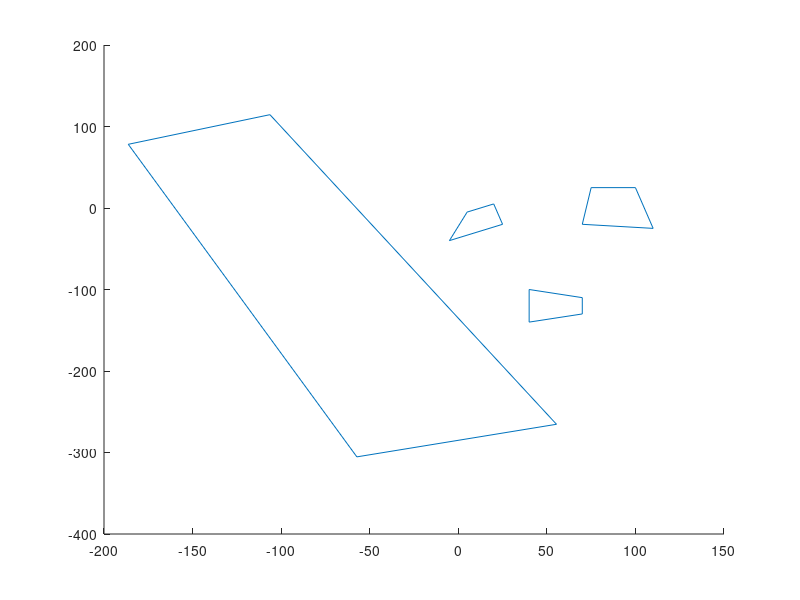

This figure's MATLAB source: (Note: this script raises an error after producing the figure.)
% function out = popup_obstacles(u)

global SetTaskAllocation
global OBS_NUM OBS_VRT vrt_config UNOBS_NUM 


% 
% load Obstacles_LLH.mat

% Obstacles_LLH(:,2:3) = Obstacles_LLH(:,2:3) ;

D2R = pi/180;

scale = 1 ; 

vrt(1,1:2) = [-106.329 114.508]*scale;
vrt(2,1:2) = [55.436 -265.367]*scale;
vrt(3,1:2) = [-57.254 -305.354]*scale;
vrt(4,1:2) = [-186.302 78.156]*scale;
vrt(5,1:2) = [-106.329 114.508]*scale;
vrt(1:5,3) = 1 ; 

vrt(6,1:2) = [40 -100]*scale;
vrt(7,1:2) = [70 -110]*scale;
vrt(8,1:2) = [70 -130]*scale;
vrt(9,1:2) = [40 -140]*scale;
vrt(10,1:2) = [40 -100]*scale;
vrt(6:10,3) = 2 ; 

vrt(11,1:2) = [75 25]*scale;
vrt(12,1:2) = [100 25]*scale;
vrt(13,1:2) = [110 -25]*scale;
vrt(14,1:2) = [70 -20 ]*scale;
vrt(15,1:2) = [75 25]*scale;
vrt(11:15,3) = 3 ; 

vrt(16,1:2) = [5 -5]*scale;
vrt(17,1:2) = [20 5]*scale;
vrt(18,1:2) = [25 -20]*scale;
vrt(19,1:2) = [-5 -40]*scale;
vrt(20,1:2) = [5 -5]*scale;
vrt(16:20,3) = 4 ; 


%%%%%%%%%%%%%%%%%%%%%%%%%%%% Environment and Condition Spec. %%%%%%%%%%%%%%%%%%%%%%%
% known environment.
OBS_NUM = 4;
OBS_VRT = 4;

% unknown environment.
UNOBS_NUM = 0;
UNOBS_VRT = 4;

COV_RANGE = 1; % margin to set the configuration space.
chk_range = 30; % m, required range to reach to the goal.
dt = 0.05;    % Time Interval
%%%%%%%%%%%%%%%%%%%%%%%%%%%%%%%%%%%%%%%%%%%%%%%%%%%%%%%%%%%%%%%%%%%%%%%%%%%%%%%%%%%%


%%%%%%%%%%%%%%%%%%%%%%%%%%%% INITIAL CONDITION SETTEING %%%%%%%%%%%%%%%%%%%%%%%%%%%%
% axis([-400 200 -100 400])
% set(gcf,'color',[1 1 1]);
% grid on
% hold on
% axis equal tight

hold on;

j = 1 ; 
for i = 1: size(vrt,1)
   vrt(i,4) = j ; 
   if j == 5 
       vrt(i,4) = 1 ; 
       j = j - 5 ; 
   else 
       line(vrt(i:i+1,1),vrt(i:i+1,2)); hold on; 
   end
   j = j + 1 ; 
    
end


% Known Obstacles setting and calculate Configuration Space for known obstacles
if (OBS_NUM ~= 0)
%     vrt = set_obstacle(OBS_NUM,OBS_VRT,0,1);
    vrt_config = set_config_space(vrt,OBS_NUM,OBS_VRT,COV_RANGE);
end
% Unknown Obstacles setting and calculate Configuration Space for unknown obstacles

if (UNOBS_NUM ~= 0)
    vrt_unknown = set_obstacle(UNOBS_NUM,UNOBS_VRT,OBS_NUM,0);
    vrt_config_unknown = set_config_space(vrt_unknown,UNOBS_NUM,UNOBS_VRT,COV_RANGE);
    % determine whether this unknown obstacle was drawn by CW or CCW. this data
    % will be used when detected line is deformed to the configuration space.
    cw_ccw = zeros(1,UNOBS_NUM);
    for iter_obs = 1 : UNOBS_NUM
        cw_ccw(iter_obs) = determine_cw_ccw(vrt_unknown((iter_obs-1)*(UNOBS_VRT+1)+1:iter_obs*(UNOBS_VRT+1),1:2));
    end
end

SetTaskAllocation(1) = 1 ; 


% out = [


% end